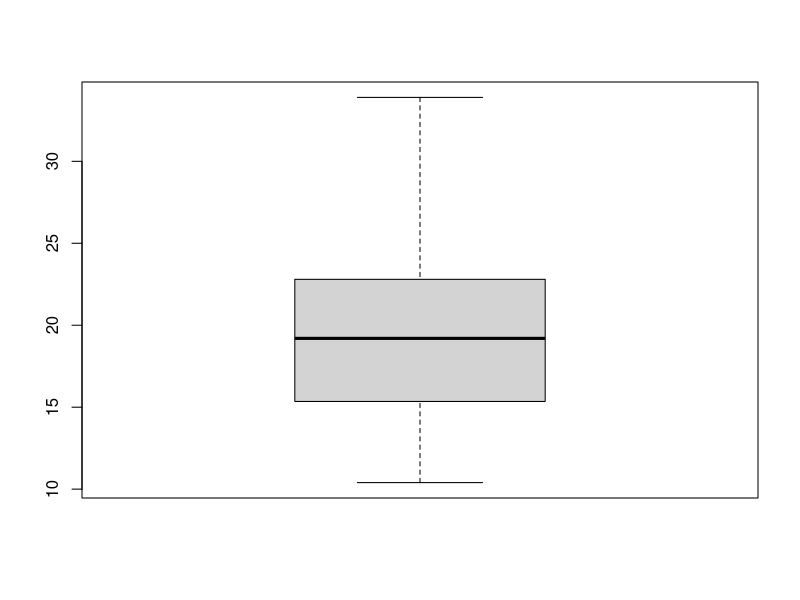
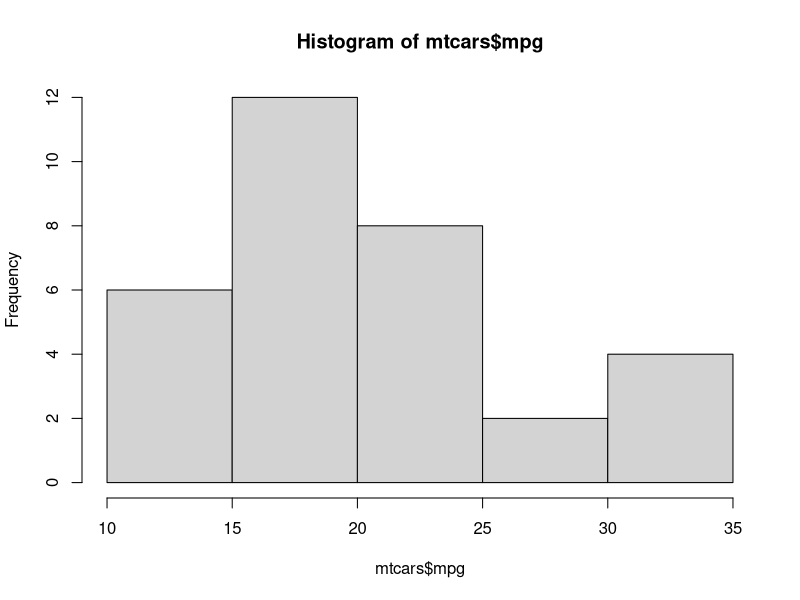
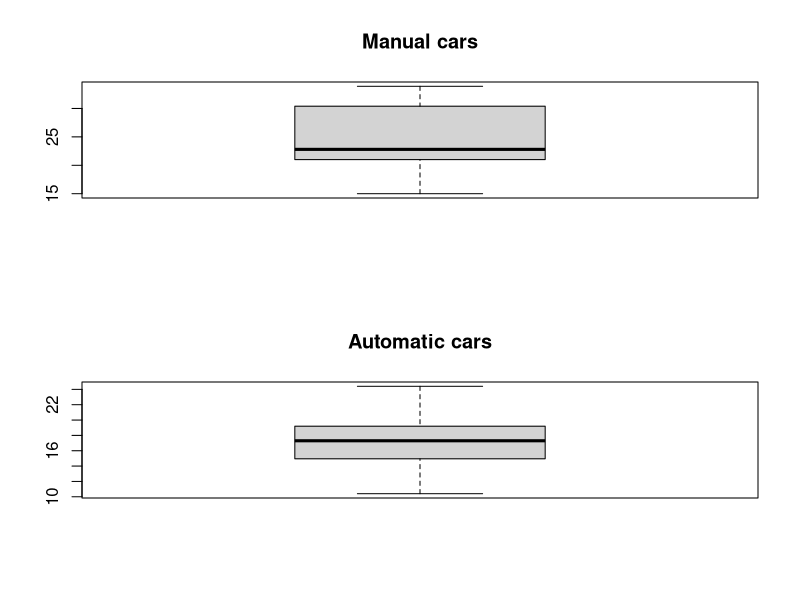
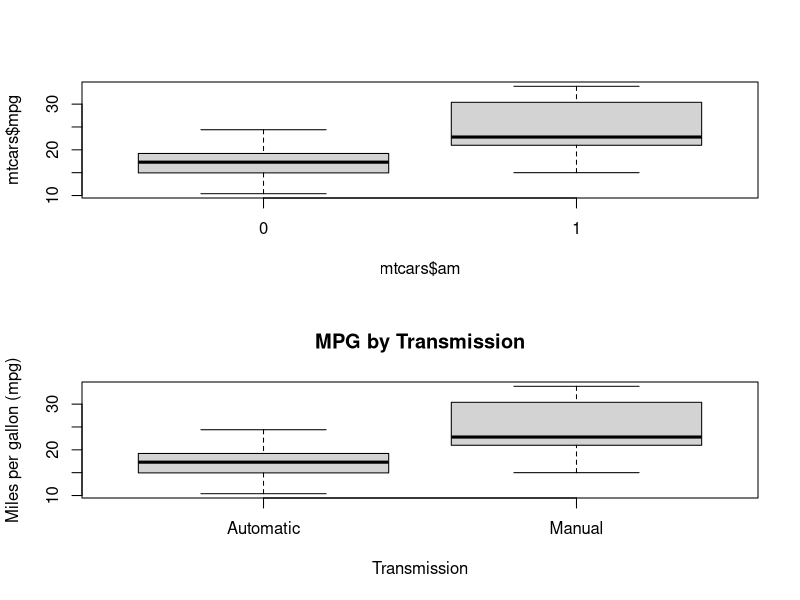
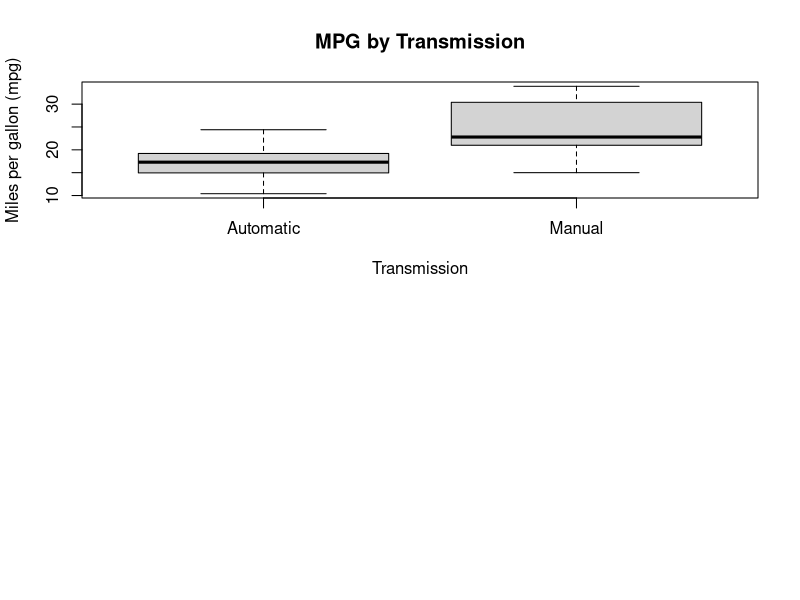

Generate these figures, in order, with R:
# Week 2 - Introduction to data frames

# --- DATA FRAMES (similar to spreadsheets) - import or create
# Create a data frame
x <- data.frame(
  names = c("ben", "joe", "steve"),
  ages= c(31, 24, 45)
  )

# Determine number of columns and rows
nrow(x)
ncol(x)

?str
str(x)

# Access columns/variables using $
x$names

# List free data frames in R
data()

x <- mtcars
? mtcars

# Analyse the mtcars data (Motor Trend Car Road Tests)
# Boxplot mpg (miles per gallon)
boxplot(mtcars$mpg)

#  Create a histogram
hist(mtcars$mpg)

# Boxplot to compare mpg (miles per gallon) between manual & automatic cars
# Method 1 - sub-setting approach (logical conditions)
par(mfrow=c(2,1)) # plot layout settings - 2 rows, 1 col
boxplot(mtcars$mpg[mtcars$am==1], main="Manual cars") # mtcars$am is the transmission type
boxplot(mtcars$mpg[mtcars$am==0], main="Automatic cars")

# Method 2
boxplot(mtcars$mpg~mtcars$am)

# Alternative using grouping (no manual subsetting)
# Option A: Boxplot with groups
boxplot(mpg ~ am, data = mtcars,
        names = c("Automatic", "Manual"),
        main = "MPG by Transmission",
        xlab = "Transmission", ylab = "Miles per gallon (mpg)")

# Option B: am as a factor first 
data(mtcars) # reset data to avoid NAs from earlier work
# Make am a factor properly
mtcars$am <- factor(
  mtcars$am,
  levels = c(0, 1),
  labels = c("Automatic", "Manual")
)
# sanity-check before plotting
str(mtcars$mpg)
str(mtcars$am)

boxplot(mpg ~ am, data = mtcars,
        main = "MPG by Transmission",
        xlab = "Transmission", 
        ylab = "Miles per gallon (mpg)")
